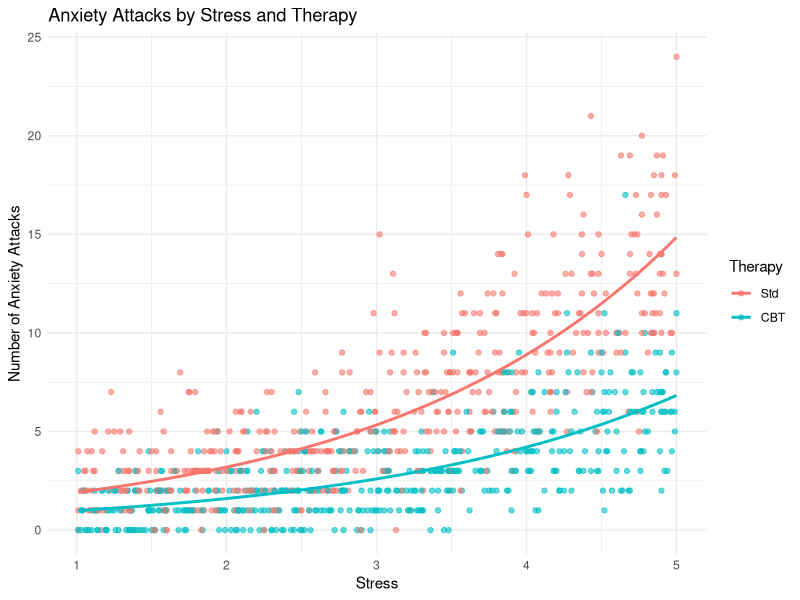

Write R code to recreate this figure.
## ---- chunk 1
library(ggplot2)
library(dplyr)
library(MASS)

set.seed(2025)  
N = 1000
Therapy = rbinom(N, 1, 0.5)
Stress = runif(N, min = 1, max = 5)

lambda = exp(0.2 + 0.5 * Stress - 0.8 * Therapy)

Attacks = rpois(N, lambda)

d = data.frame(
  Attacks = Attacks,
  Therapy = factor(Therapy, labels = c("Std", "CBT")),
  Stress = round(Stress, 2)
)

head(d)
## ---- chunk 2
ggplot(d, aes(x = Stress, y = Attacks, color = Therapy)) +
  geom_point(alpha = 0.6) +
  geom_smooth(method = "glm", method.args = list(family = "poisson"), se = FALSE) +
  labs(
    title = "Anxiety Attacks by Stress and Therapy",
    x = "Stress",
    y = "Number of Anxiety Attacks",
    color = "Therapy"
  ) +
  theme_minimal()
## ---- chunk 3
m = glm(Attacks ~ Therapy + Stress, family = poisson, data = d)
summary(m)
exp(coef(m))
## ---- chunk 4
mnb = glm.nb(Attacks ~ Therapy + Stress, data = d)
summary(mnb)
exp(coef(mnb))
